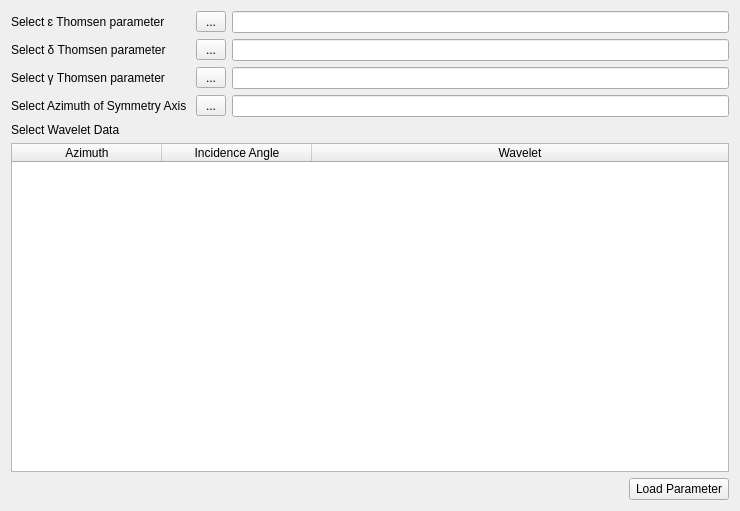
<?xml version="1.0" encoding="UTF-8"?>
<ui version="4.0">
 <class>PageFractureInversion</class>
 <widget class="QWidget" name="PageFractureInversion">
  <property name="geometry">
   <rect>
    <x>0</x>
    <y>0</y>
    <width>740</width>
    <height>511</height>
   </rect>
  </property>
  <property name="windowTitle">
   <string>Form</string>
  </property>
  <layout class="QGridLayout" name="gridLayout_2">
   <item row="0" column="0" colspan="2">
    <layout class="QGridLayout" name="gridLayout">
     <item row="0" column="0">
      <widget class="QLabel" name="label">
       <property name="text">
        <string>Select ɛ Thomsen parameter</string>
       </property>
      </widget>
     </item>
     <item row="0" column="1">
      <widget class="QToolButton" name="m_pBtnSelectEpsilon">
       <property name="minimumSize">
        <size>
         <width>30</width>
         <height>0</height>
        </size>
       </property>
       <property name="maximumSize">
        <size>
         <width>16777215</width>
         <height>16777215</height>
        </size>
       </property>
       <property name="text">
        <string>...</string>
       </property>
       <property name="icon">
        <iconset resource="../xconsole/x.qrc">
         <normaloff>:/Icon/18804.png</normaloff>:/Icon/18804.png</iconset>
       </property>
      </widget>
     </item>
     <item row="0" column="2">
      <widget class="QLineEdit" name="m_pLineEdtEpsilon">
       <property name="readOnly">
        <bool>true</bool>
       </property>
      </widget>
     </item>
     <item row="1" column="0">
      <widget class="QLabel" name="label_2">
       <property name="text">
        <string>Select δ Thomsen parameter</string>
       </property>
      </widget>
     </item>
     <item row="1" column="1">
      <widget class="QToolButton" name="m_pBtnSelectDelta">
       <property name="minimumSize">
        <size>
         <width>30</width>
         <height>0</height>
        </size>
       </property>
       <property name="maximumSize">
        <size>
         <width>16777215</width>
         <height>16777215</height>
        </size>
       </property>
       <property name="text">
        <string>...</string>
       </property>
       <property name="icon">
        <iconset resource="../xconsole/x.qrc">
         <normaloff>:/Icon/18804.png</normaloff>:/Icon/18804.png</iconset>
       </property>
      </widget>
     </item>
     <item row="1" column="2">
      <widget class="QLineEdit" name="m_pLineEdtDelta">
       <property name="readOnly">
        <bool>true</bool>
       </property>
      </widget>
     </item>
     <item row="2" column="0">
      <widget class="QLabel" name="label_3">
       <property name="text">
        <string>Select γ Thomsen parameter</string>
       </property>
      </widget>
     </item>
     <item row="2" column="1">
      <widget class="QToolButton" name="m_pBtnSelectGamma">
       <property name="minimumSize">
        <size>
         <width>30</width>
         <height>0</height>
        </size>
       </property>
       <property name="maximumSize">
        <size>
         <width>16777215</width>
         <height>16777215</height>
        </size>
       </property>
       <property name="text">
        <string>...</string>
       </property>
       <property name="icon">
        <iconset resource="../xconsole/x.qrc">
         <normaloff>:/Icon/18804.png</normaloff>:/Icon/18804.png</iconset>
       </property>
      </widget>
     </item>
     <item row="2" column="2">
      <widget class="QLineEdit" name="m_pLineEdtGamma">
       <property name="readOnly">
        <bool>true</bool>
       </property>
      </widget>
     </item>
     <item row="3" column="0">
      <widget class="QLabel" name="label_7">
       <property name="text">
        <string>&lt;html&gt;&lt;head/&gt;&lt;body&gt;&lt;p&gt;Select Azimuth of Symmetry Axis &lt;/p&gt;&lt;/body&gt;&lt;/html&gt;</string>
       </property>
      </widget>
     </item>
     <item row="3" column="1">
      <widget class="QToolButton" name="m_pBtnSelectAzimuth">
       <property name="minimumSize">
        <size>
         <width>30</width>
         <height>0</height>
        </size>
       </property>
       <property name="maximumSize">
        <size>
         <width>16777215</width>
         <height>16777215</height>
        </size>
       </property>
       <property name="text">
        <string>...</string>
       </property>
       <property name="icon">
        <iconset resource="../xconsole/x.qrc">
         <normaloff>:/Icon/18804.png</normaloff>:/Icon/18804.png</iconset>
       </property>
      </widget>
     </item>
     <item row="3" column="2">
      <widget class="QLineEdit" name="m_pLineEdtAzimuth">
       <property name="readOnly">
        <bool>true</bool>
       </property>
      </widget>
     </item>
    </layout>
   </item>
   <item row="1" column="0">
    <widget class="QLabel" name="label_6">
     <property name="maximumSize">
      <size>
       <width>130</width>
       <height>16777215</height>
      </size>
     </property>
     <property name="text">
      <string>Select Wavelet Data</string>
     </property>
    </widget>
   </item>
   <item row="2" column="0" colspan="2">
    <widget class="QTableWidget" name="m_pTable">
     <property name="minimumSize">
      <size>
       <width>0</width>
       <height>300</height>
      </size>
     </property>
     <property name="maximumSize">
      <size>
       <width>16777215</width>
       <height>16777215</height>
      </size>
     </property>
     <attribute name="horizontalHeaderDefaultSectionSize">
      <number>150</number>
     </attribute>
     <attribute name="horizontalHeaderStretchLastSection">
      <bool>true</bool>
     </attribute>
     <column>
      <property name="text">
       <string>Azimuth</string>
      </property>
     </column>
     <column>
      <property name="text">
       <string>Incidence Angle</string>
      </property>
     </column>
     <column>
      <property name="text">
       <string>Wavelet</string>
      </property>
     </column>
    </widget>
   </item>
   <item row="3" column="0">
    <spacer name="horizontalSpacer_5">
     <property name="orientation">
      <enum>Qt::Horizontal</enum>
     </property>
     <property name="sizeHint" stdset="0">
      <size>
       <width>531</width>
       <height>20</height>
      </size>
     </property>
    </spacer>
   </item>
   <item row="3" column="1">
    <widget class="QPushButton" name="m_pPushBtnLoadPara">
     <property name="minimumSize">
      <size>
       <width>100</width>
       <height>0</height>
      </size>
     </property>
     <property name="toolTip">
      <string>Please select an item on the tree to copy its parameter here.</string>
     </property>
     <property name="text">
      <string>Load Parameter</string>
     </property>
    </widget>
   </item>
  </layout>
 </widget>
 <resources>
  <include location="../xconsole/x.qrc"/>
 </resources>
 <connections/>
</ui>
